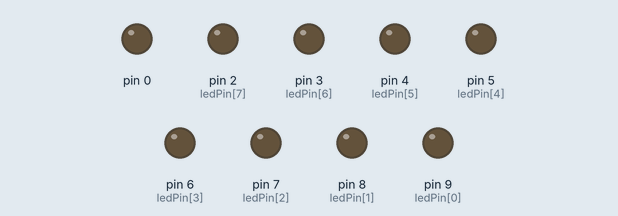
A sketch run on a simulated Arduino Uno, built with avr-gcc and run on an emulated ATmega328P. On the bench: output pins drawn as LEDs (lit = HIGH).

Above: at 0.1 s.
At 5.1 s:
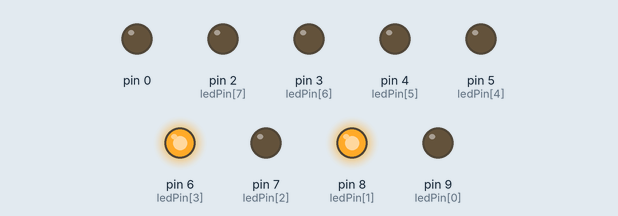
At 10.1 s:
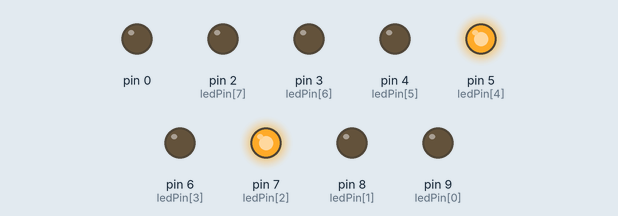
At 20.1 s:
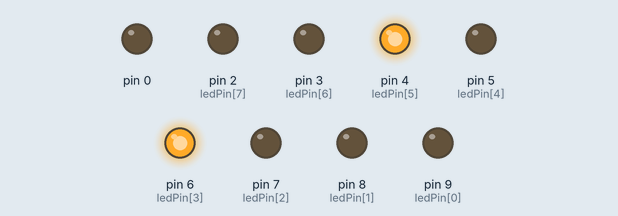
At 30.1 s:
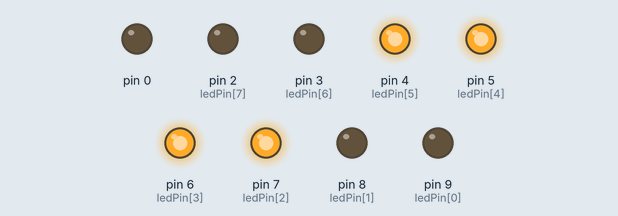
At 39.75 s:
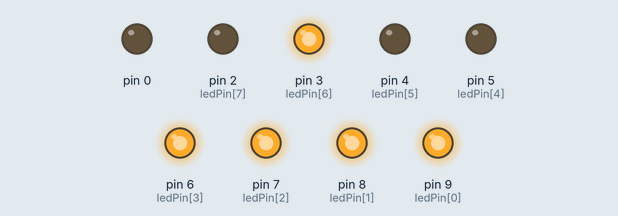
Timing chart, 0 to 40.0 s (numbered marks = the images above):
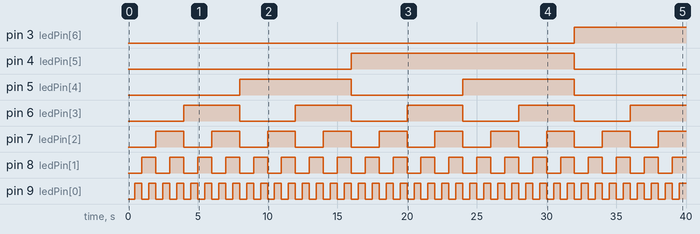

The sketch:

Lesson5_Aug27_Binary_Counter.ino
```cpp
//int place1 = 2;
//int place2 = 3;
//int place3 = 4;
//int place4 = 5;
//int place5 = 6;
//int place6 = 7;
//int place7 = 8;
//int place8 = 9;
//The above can be simplified to creating an array that uses the pins
int ledPin[] = {
  9,8,7,6,5,4,3,2};
int maxCount = 256;       //this allows me to just count to 255
int delayInterval = 500;   //half second delay between light change

void setup() {
  //pinMode(place1, OUTPUT);
  //pinMode(place2, OUTPUT);
  //pinMode(place3, OUTPUT);
  //pinMode(place4, OUTPUT);
  //pinMode(place5, OUTPUT);
  //pinMode(place6, OUTPUT);
  //pinMode(place7, OUTPUT);
  //pinMode(place8, OUTPUT);
  //The above can be simplified by creating a for loop to set each pin as output to save time. You start at 0 because that is the first number on your list you created in ledPin https://www.w3schools.com/cpp/cpp_for_loop.asp
  for(int i = 0; i < 9; i++){
    pinMode(ledPin[i], OUTPUT);
  }
}

void loop() {
  //Loop through each number between 0 and 255
  for(int counter = 0; counter < maxCount; counter++){
    //pass the count number to the displayBindary function below. Functions can be declared after.
    displayBinary(counter);
    delay(delayInterval);
  }
}

void displayBinary(byte numToShow){       //byte is a known variable in arduino. Check the man page. https://www.arduino.cc/reference/en/language/variables/data-types/byte/
  for(int i = 0; i < 8; i++){
    //Use the bitRead function and cycle through each bit of the binary number to see if it is a one or a zero. If it is a one then turn the LED on.
    if(bitRead(numToShow, i) == 1){
      digitalWrite(ledPin[i], HIGH);
      }
    else{
      digitalWrite(ledPin[i], LOW);
    }
  }
}
```

Measured:
- by itself, pin 3 (ledPin[6]): LOW → HIGH at 32.0 s
- by itself, pin 4 (ledPin[5]): LOW → HIGH at 16.0 s, → LOW 16.0 s later
- by itself, pin 5 (ledPin[4]): alternates HIGH for 8.0 s and LOW for 8.0 s
- by itself, pin 6 (ledPin[3]): alternates HIGH for 4.0 s and LOW for 4.0 s
- by itself, pin 7 (ledPin[2]): alternates HIGH for 2.0 s and LOW for 2.0 s
- by itself, pin 8 (ledPin[1]): alternates HIGH for 1.0 s and LOW for 1.0 s
- by itself, pin 9 (ledPin[0]): alternates HIGH for 0.50 s and LOW for 0.50 s
